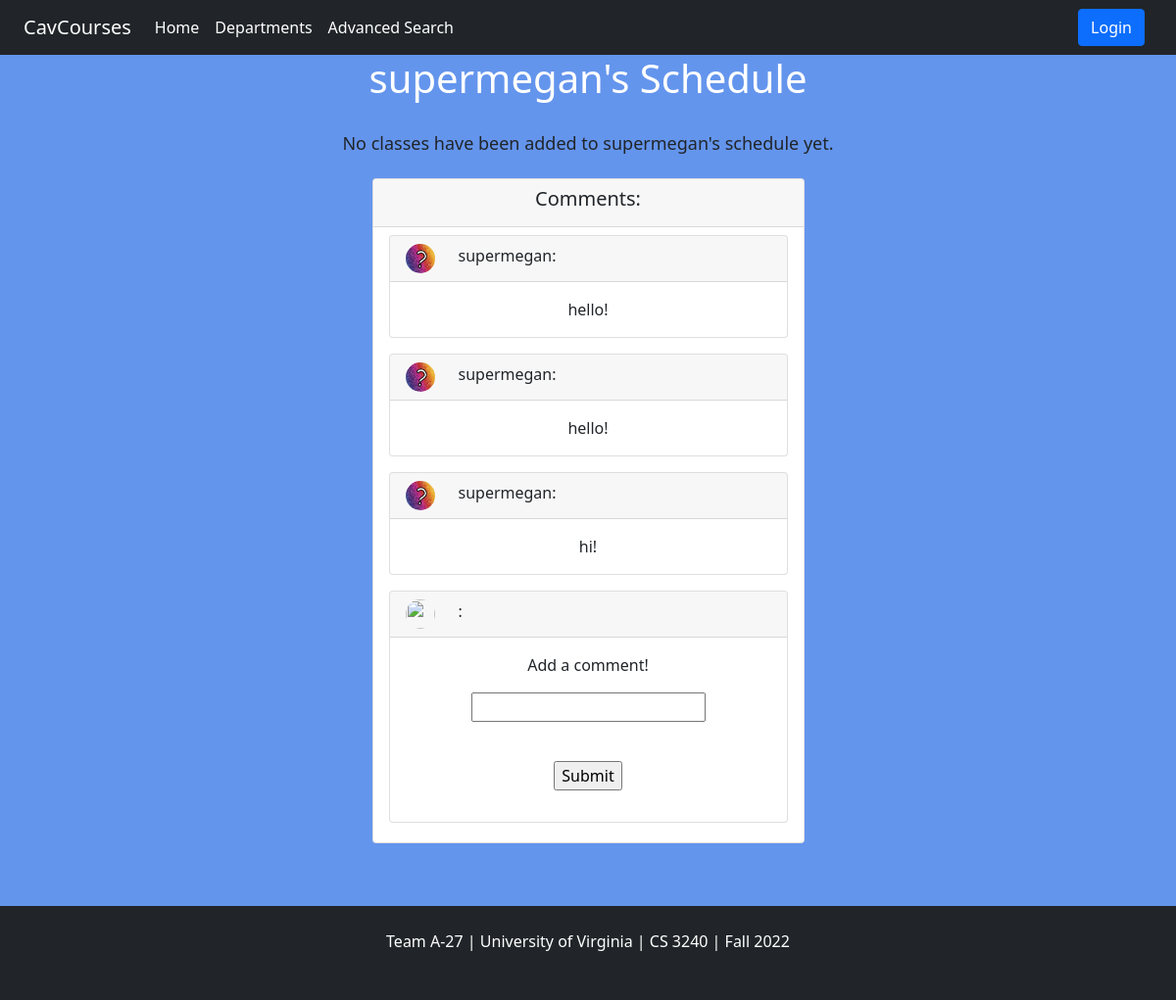
The page /schedule/1/ on the database its author committed.
### classlist/models.py (models this page shows, shortened)
class Account(models.Model):
    USERNAME_FIELD = models.CharField(max_length=150, default="User") # something was demanding this be USERNAME_FIELD instead of username
    first_name = models.CharField(max_length=150, blank=True, default="User") # blank=True means that it is optional
    last_name = models.CharField(max_length=150, blank=True, default="Name")
    email = models.EmailField(max_length=150, default="none@gmail.com")
    last_login = models.DateTimeField('last date logged in', default=timezone.now)
    date_joined = models.DateTimeField('date joined', default=timezone.now)
    is_authenticated = models.BooleanField(default=True)
    is_anonymous = models.BooleanField(default=False)
    avatar = models.URLField(default='/static/classlist/default_account_image.png')
    account_created = models.BooleanField(default=False) # currently not used
    friends = models.ManyToManyField("Account", related_name='my_friends', blank=True)
    major = models.CharField(max_length=100, default=True)
    FIRST_YEAR = 1
    SECOND_YEAR = 2
    THIRD_YEAR = 3
    FOURTH_YEAR = 4
    OTHER = 5
    YEAR_IN_SCHOOL_CHOICES = [
        (FIRST_YEAR, 'First year'),
        (SECOND_YEAR, 'Second year'),
        (THIRD_YEAR, 'Third year'),
        (FOURTH_YEAR, 'Fourth year'),
        (OTHER, 'Other')
    ]
    year = models.IntegerField(choices=YEAR_IN_SCHOOL_CHOICES,default=OTHER)

class Comment(models.Model):
    from_user = models.ForeignKey(Account, related_name="my_comments", on_delete=models.CASCADE, blank=True)
    to_user = models.ForeignKey(Account, related_name="schedule_comments", on_delete=models.CASCADE, blank=True)
    text = models.CharField(max_length=250)

### classlist/views.py (the view, shortened to what this page needs)
# urls.py: path('schedule/', views.schedule_view, name ='schedule'),
def schedule_view(request, userID=None):
    time_range = [
        (i*60+2,((str((i - 1) % 12 + 1) if len(str((i - 1) % 12 + 1)) >= 2
        else ("0" + str((i - 1) % 12 + 1)))
        + ":00 " + ("AM" if i < 12 else "PM")))
        for i in range(0, 24)]
    weekdays = ["         ", "Monday", "Tuesday", "Wednesday", "Thursday", "Friday", "Saturday", "Sunday"]
    if userID is None:
        if Account.objects.filter(email=request.user.email):
            userID = Account.objects.get(email=request.user.email).id
        else:
            return HttpResponse('No associated schedule found!')
    if Account.objects.filter(id=userID):
        theUser = Account.objects.get(id=userID)
        if not Schedule.objects.filter(scheduleUser=theUser):
            schedule_obj = Schedule.objects.create(scheduleUser=theUser)
            schedule_obj.save()
        if Schedule.objects.get(scheduleUser=theUser):
            schedule_obj = Schedule.objects.get(scheduleUser=theUser)
            schedule_context = get_user_info(request)
            schedule_context['the_schedule'] = schedule_obj
            schedule_context['form'] = CommentForm()
            schedule_context['to_user'] = theUser
            meetings_list = []
            for section in schedule_obj.classRoster.all():
                meetings_for_section = Meetings.objects.filter(section=section)
                for meeting in meetings_for_section:
                    meetings_list.append(meeting)
            schedule_context['meetings_list'] = meetings_list
            comments_list = Comment.objects.filter(to_user=theUser)
            schedule_context['comments_list'] = comments_list
            earliest = 900
            latest = 1700
            other_meetings = []
            for meeting in other_meetings:
                if meeting in meetings_list:
                    meetings_list.remove(meeting)
            earliest = earliest // 100
            latest = latest // 100
            time_range = time_range[earliest:latest+ 1]
            print(time_range)
            schedule_context['time_range'] = time_range
            schedule_context['weekdays'] = weekdays
            schedule_context['other_meetings'] = other_meetings
            schedule_context['valid'] = "View"
            return render(request, 'classlist/schedule.html', schedule_context)
    else:
        return render(request, 'classlist/schedule.html', {})
    print("hi")

### classlist/forms.py
class CommentForm(forms.Form):
    comment_text = forms.CharField(label='Add a comment!', max_length=250, required=True)

### classlist/views.py (called while the page is built)
def get_user_info(request):
    if request.user.is_authenticated:
        account = Account.objects.get(email=request.user.email)
        context = {
            'user' : account,
            'avatar' : account.avatar,
        }
        return context
    else:
        return {}

### classlist/templates/classlist/schedule.html (shortened to what this page needs)
 <html>
    {% extends "base.html" %}
        {% load bootstrap5 %}
    {% block body %}
        <body>
            <link rel="stylesheet" href="/static/classlist/schedule.css">
            <div class="text-center" style="color:white">
                {% if to_user.email == request.user.email %}
                    <h1>My Schedule</h1>
                {% else %}
                    <h1>{{to_user.USERNAME_FIELD}}'s Schedule</h1>
                {% endif %}
                <br>
            </div>
            {% if meetings_list %}
                <div class="grid-container">
                    <div class="grid mx-5">
                        {% comment %}
                        <div class="sq sq-2">Example</div>
                        <div class="sq sq-3">Example</div>
                        <div class="sq sq-4">Example</div>
                        <div class="sq sq-5">Example</div>
                        {% endcomment %}
                        {% comment %} <div class="ts ts-header">header</div> {% endcomment %}
                        {% comment %} <div class="ts"> {% endcomment %}
                        {% for day in weekdays %}
                            <div class="ts ts-header text-center">{{day}}</div>
                        {% endfor %}
                        {% for index, time in time_range %}
                            <div class="ts ts-time" style="grid-row: {{index}} / span 60 ;">{{time}}</div>
                        {% endfor %}
                            {% for meeting in meetings_list%}
                                {% for column, value in meeting.days_of_the_week %}
                                    {% if value %}
                                        <div class="sq" style="grid-row: {{meeting.y_position}} / span {{meeting.length}}; grid-column: {{column}};">
                                            {% for c in the_schedule.classRoster.all %}
                                                {% if meeting.section.section_id == c.section_id %}
                                                        <div class="text-center">{{c.course.title}} ({{meeting.section.component}})</div>
                                                        {% comment %} <div class="text-center">{{meeting.section.component}}</div> {% endcomment %}
                                                        <div class="text-center">
                                                            {{meeting.start_time|make_list|slice:':2'|join:''}}:{{meeting.start_time|make_list|slice:'3:5'|join:''}} - {{meeting.end_time|make_list|slice:':2'|join:''}}:{{meeting.end_time|make_list|slice:'3:5'|join:''}} <br>
                                                            {{meeting.facility_description}}
                                                        </div>
                                                        <div class="text-center">
                                                            {% if user.email == request.user.email %}
                                                            <form action="/schedule/delete/{{c.section_id}}/" method="post">
                                                                {% csrf_token %}
                                                                <button type = 'submit' value = "{{c.section_id}}" class = 'btn-danger btn-small' size="small">
                                                                    <svg xmlns="http://www.w3.org/2000/svg" width="16" height="16" fill="currentColor" class="bi bi-trash3-fill" viewBox="0 0 16 16">
                                                                        <path d="M11 1.5v1h3.5a.5.5 0 0 1 0 1h-.538l-.853 10.66A2 2 0 0 1 11.115 16h-6.23a2 2 0 0 1-1.994-1.84L2.038 3.5H1.5a.5.5 0 0 1 0-1H5v-1A1.5 1.5 0 0 1 6.5 0h3A1.5 1.5 0 0 1 11 1.5Zm-5 0v1h4v-1a.5.5 0 0 0-.5-.5h-3a.5.5 0 0 0-.5.5ZM4.5 5.029l.5 8.5a.5.5 0 1 0 .998-.06l-.5-8.5a.5.5 0 1 0-.998.06Zm6.53-.528a.5.5 0 0 0-.528.47l-.5 8.5a.5.5 0 0 0 .998.058l.5-8.5a.5.5 0 0 0-.47-.528ZM8 4.5a.5.5 0 0 0-.5.5v8.5a.5.5 0 0 0 1 0V5a.5.5 0 0 0-.5-.5Z"/>
                                                                    </svg>
                                                                </button>
                                                            </form>
                                                            {% endif %}
                                                        </div>
                                                {% endif %}
                                            {% endfor %}
                                        </div>
                                    {% endif %}
                                {% endfor %}
                            {% endfor %}
                    </div>
                </div>
            {% elif not other_meetings %}
                {% if user.email == to_user.email%}
                    <p style="font-size: large;" class="text-center">No classes have been added to your schedule yet.</p>
                {% else %}
                    <h2 style="font-size: large;" class="text-center">No classes have been added to {{to_user.USERNAME_FIELD}}'s schedule yet.</h2>
                {% endif %}
            {% endif %}
            {% if the_schedule %}
                <div class="container text-center">
                    <div class="card-deck">
                            <div class="">
                                <div class="row justify-content-center">
                                    <div class="col-md-5 mt-3 mb-3">
                                        <div class="card ccard radius-t-0 h-100">
                                            <div class="card-header pb-3 brc-secondary-l3">
                                                <h5 class="card-title mb-2 mb-md-0 text-dark-m3 text-center">
                                                    {% if user.email == to_user.email %}
                                                        Comments:
                                                    {% else %}
                                                        Comments:
                                                    {% endif %}
                                                </h5>
                                            </div>
                                            <div class="card-body pt-2 pb-1">
                                                {% for c in comments_list %}
                                                    <div class="card mb-3" width="width:17rem">
                                                        <div class="card-header">
                                                            <div class="row row-cols-2">
                                                                <div class="col-auto">
                                                                    <img src="{{c.from_user.avatar}}" class="rounded-circle" height="30" width="30">
                                                                </div>
                                                                    <div class="col-auto"> {{c.from_user.USERNAME_FIELD}}:</div>
                                                            </div>
                                                        </div>
                                                        <div class="card-body"> {{c.text}} </div>
                                                    </div>
                                                {% endfor %}
                                                <div class="card mb-3" width="width:17rem">
                                                    <div class="card-header">
                                                        <div class="row row-cols-2">
                                                            <div class="col-auto">
                                                                <img src="{{avatar}}" class="rounded-circle" height="30" width="30">
                                                            </div>
                                                                <div class="col-auto"> {{user.USERNAME_FIELD}}:</div>
                                                        </div>
                                                    </div>
                                                    <div class="card-body"> {{c.text}}
                                                        <form action="/schedule/{{to_user.id}}/add_comment/" method="post">
                                                            {% for field in form %}
                                                              <p>{{field.label}}</p>
                                                              <p>{{field}}</p>
                                                              <br>
                                                            {% endfor %}
                                                            <input type="submit" value="Submit">
                                                          </form>
                                                    </div>
                                                </div>
                                            </div>
                                        </div>
                                    </div>
                                </div>
                            </div>
                    </div>
                </div>
            {% else %}
                <h1>No classes to see here!</h1>
            {% endif %}
        </body>
    {% endblock %}

### rows shown on the page
Account: USERNAME_FIELD "supermegan"
Comment: from_user.avatar (placeholder picture), from_user.USERNAME_FIELD "supermegan", text "hello!"
Comment: from_user.avatar (placeholder picture), from_user.USERNAME_FIELD "supermegan", text "hello!"
Comment: from_user.avatar (placeholder picture), from_user.USERNAME_FIELD "supermegan", text "hi!"

### other values the page prints
{{ field.label }} "Add a comment!"
